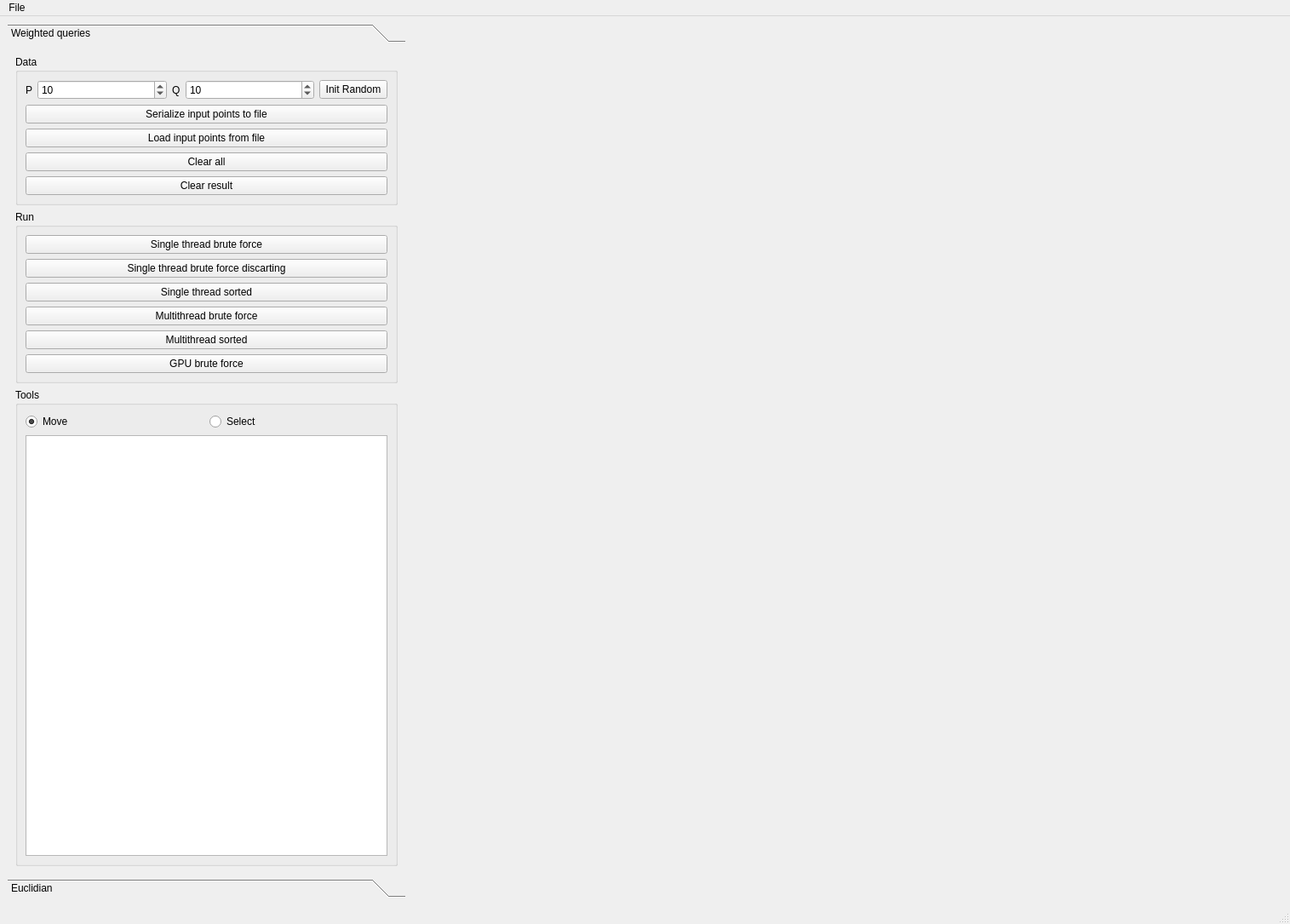
<?xml version="1.0" encoding="UTF-8"?>
<ui version="4.0">
 <class>MainWindow</class>
 <widget class="QMainWindow" name="MainWindow">
  <property name="geometry">
   <rect>
    <x>0</x>
    <y>0</y>
    <width>1515</width>
    <height>1085</height>
   </rect>
  </property>
  <property name="sizePolicy">
   <sizepolicy hsizetype="Preferred" vsizetype="Preferred">
    <horstretch>0</horstretch>
    <verstretch>0</verstretch>
   </sizepolicy>
  </property>
  <property name="windowTitle">
   <string>MainWindow</string>
  </property>
  <widget class="QWidget" name="centralwidget">
   <property name="sizePolicy">
    <sizepolicy hsizetype="Preferred" vsizetype="Preferred">
     <horstretch>0</horstretch>
     <verstretch>0</verstretch>
    </sizepolicy>
   </property>
   <layout class="QGridLayout" name="gridLayout_3">
    <item row="0" column="0">
     <layout class="QHBoxLayout" name="central_widget_HLayout">
      <item>
       <widget class="QToolBox" name="toolBox">
        <property name="minimumSize">
         <size>
          <width>300</width>
          <height>0</height>
         </size>
        </property>
        <property name="maximumSize">
         <size>
          <width>16777215</width>
          <height>16777215</height>
         </size>
        </property>
        <property name="currentIndex">
         <number>0</number>
        </property>
        <widget class="QWidget" name="page">
         <property name="geometry">
          <rect>
           <x>0</x>
           <y>0</y>
           <width>465</width>
           <height>970</height>
          </rect>
         </property>
         <attribute name="label">
          <string>Weighted queries</string>
         </attribute>
         <layout class="QVBoxLayout" name="verticalLayout_4">
          <item>
           <widget class="QGroupBox" name="groupBox_2">
            <property name="title">
             <string>Data</string>
            </property>
            <layout class="QVBoxLayout" name="verticalLayout_2">
             <item>
              <layout class="QHBoxLayout" name="horizontalLayout">
               <item>
                <widget class="QLabel" name="label">
                 <property name="text">
                  <string>P</string>
                 </property>
                </widget>
               </item>
               <item>
                <widget class="QSpinBox" name="spinBox_P">
                 <property name="sizePolicy">
                  <sizepolicy hsizetype="Expanding" vsizetype="Fixed">
                   <horstretch>0</horstretch>
                   <verstretch>0</verstretch>
                  </sizepolicy>
                 </property>
                 <property name="minimumSize">
                  <size>
                   <width>0</width>
                   <height>0</height>
                  </size>
                 </property>
                 <property name="maximum">
                  <number>100000000</number>
                 </property>
                 <property name="value">
                  <number>10</number>
                 </property>
                </widget>
               </item>
               <item>
                <widget class="QLabel" name="label_2">
                 <property name="text">
                  <string>Q</string>
                 </property>
                </widget>
               </item>
               <item>
                <widget class="QSpinBox" name="spinBox_Q">
                 <property name="sizePolicy">
                  <sizepolicy hsizetype="Expanding" vsizetype="Fixed">
                   <horstretch>0</horstretch>
                   <verstretch>0</verstretch>
                  </sizepolicy>
                 </property>
                 <property name="minimumSize">
                  <size>
                   <width>0</width>
                   <height>0</height>
                  </size>
                 </property>
                 <property name="maximum">
                  <number>100000000</number>
                 </property>
                 <property name="value">
                  <number>10</number>
                 </property>
                </widget>
               </item>
               <item>
                <widget class="QPushButton" name="initRandom_PB">
                 <property name="text">
                  <string>Init Random</string>
                 </property>
                </widget>
               </item>
              </layout>
             </item>
             <item>
              <widget class="QPushButton" name="serialize_input_points_PB">
               <property name="text">
                <string>Serialize input points to file</string>
               </property>
              </widget>
             </item>
             <item>
              <widget class="QPushButton" name="load_input_points_PB">
               <property name="text">
                <string>Load input points from file</string>
               </property>
              </widget>
             </item>
             <item>
              <widget class="QPushButton" name="clear_PB2">
               <property name="text">
                <string>Clear all</string>
               </property>
              </widget>
             </item>
             <item>
              <widget class="QPushButton" name="pushButton_ClearResult">
               <property name="text">
                <string>Clear result</string>
               </property>
              </widget>
             </item>
            </layout>
           </widget>
          </item>
          <item>
           <widget class="QGroupBox" name="groupBox">
            <property name="title">
             <string>Run</string>
            </property>
            <layout class="QVBoxLayout" name="verticalLayout">
             <item>
              <widget class="QPushButton" name="pushButton_STBF">
               <property name="text">
                <string>Single thread brute force</string>
               </property>
              </widget>
             </item>
             <item>
              <widget class="QPushButton" name="pushButton_STBFDiscarting">
               <property name="text">
                <string>Single thread brute force discarting</string>
               </property>
              </widget>
             </item>
             <item>
              <widget class="QPushButton" name="pushButton_STS">
               <property name="text">
                <string>Single thread sorted</string>
               </property>
              </widget>
             </item>
             <item>
              <widget class="QPushButton" name="pushButton_MTBF">
               <property name="text">
                <string>Multithread brute force</string>
               </property>
              </widget>
             </item>
             <item>
              <widget class="QPushButton" name="pushButton_MTS">
               <property name="text">
                <string>Multithread sorted</string>
               </property>
              </widget>
             </item>
             <item>
              <widget class="QPushButton" name="pushButton_GPUBF">
               <property name="text">
                <string>GPU brute force</string>
               </property>
              </widget>
             </item>
            </layout>
           </widget>
          </item>
          <item>
           <widget class="QGroupBox" name="groupBox_3">
            <property name="title">
             <string>Tools</string>
            </property>
            <layout class="QVBoxLayout" name="verticalLayout_3">
             <item>
              <layout class="QHBoxLayout" name="horizontalLayout_4">
               <item>
                <widget class="QRadioButton" name="radioButton_Move">
                 <property name="text">
                  <string>Move</string>
                 </property>
                 <property name="checked">
                  <bool>true</bool>
                 </property>
                </widget>
               </item>
               <item>
                <widget class="QRadioButton" name="radioButton_Select">
                 <property name="text">
                  <string>Select</string>
                 </property>
                </widget>
               </item>
              </layout>
             </item>
             <item>
              <widget class="QListWidget" name="listWidget_points">
               <property name="selectionMode">
                <enum>QAbstractItemView::MultiSelection</enum>
               </property>
              </widget>
             </item>
            </layout>
           </widget>
          </item>
         </layout>
        </widget>
        <widget class="QWidget" name="page_2">
         <property name="geometry">
          <rect>
           <x>0</x>
           <y>0</y>
           <width>98</width>
           <height>28</height>
          </rect>
         </property>
         <attribute name="label">
          <string>Euclidian</string>
         </attribute>
        </widget>
       </widget>
      </item>
      <item>
       <widget class="QWidget" name="widget" native="true">
        <property name="sizePolicy">
         <sizepolicy hsizetype="Fixed" vsizetype="Fixed">
          <horstretch>0</horstretch>
          <verstretch>0</verstretch>
         </sizepolicy>
        </property>
        <property name="minimumSize">
         <size>
          <width>1024</width>
          <height>1024</height>
         </size>
        </property>
        <property name="maximumSize">
         <size>
          <width>1024</width>
          <height>1024</height>
         </size>
        </property>
        <property name="baseSize">
         <size>
          <width>0</width>
          <height>0</height>
         </size>
        </property>
        <layout class="QHBoxLayout" name="horizontalLayout_3">
         <property name="leftMargin">
          <number>0</number>
         </property>
         <property name="topMargin">
          <number>0</number>
         </property>
         <property name="rightMargin">
          <number>0</number>
         </property>
         <property name="bottomMargin">
          <number>0</number>
         </property>
         <item>
          <layout class="QHBoxLayout" name="horizontalLayout_2">
           <property name="spacing">
            <number>6</number>
           </property>
           <property name="sizeConstraint">
            <enum>QLayout::SetDefaultConstraint</enum>
           </property>
          </layout>
         </item>
        </layout>
       </widget>
      </item>
     </layout>
    </item>
   </layout>
  </widget>
  <widget class="QMenuBar" name="menubar">
   <property name="geometry">
    <rect>
     <x>0</x>
     <y>0</y>
     <width>1515</width>
     <height>21</height>
    </rect>
   </property>
   <widget class="QMenu" name="menuFile">
    <property name="title">
     <string>File</string>
    </property>
    <addaction name="actionSave_image_to_file"/>
    <addaction name="actionClose"/>
   </widget>
   <addaction name="menuFile"/>
  </widget>
  <widget class="QStatusBar" name="statusbar"/>
  <action name="actionClose">
   <property name="text">
    <string>Close</string>
   </property>
  </action>
  <action name="actionSave_image_to_file">
   <property name="text">
    <string>Save image to file...</string>
   </property>
  </action>
 </widget>
 <resources/>
 <connections/>
</ui>
